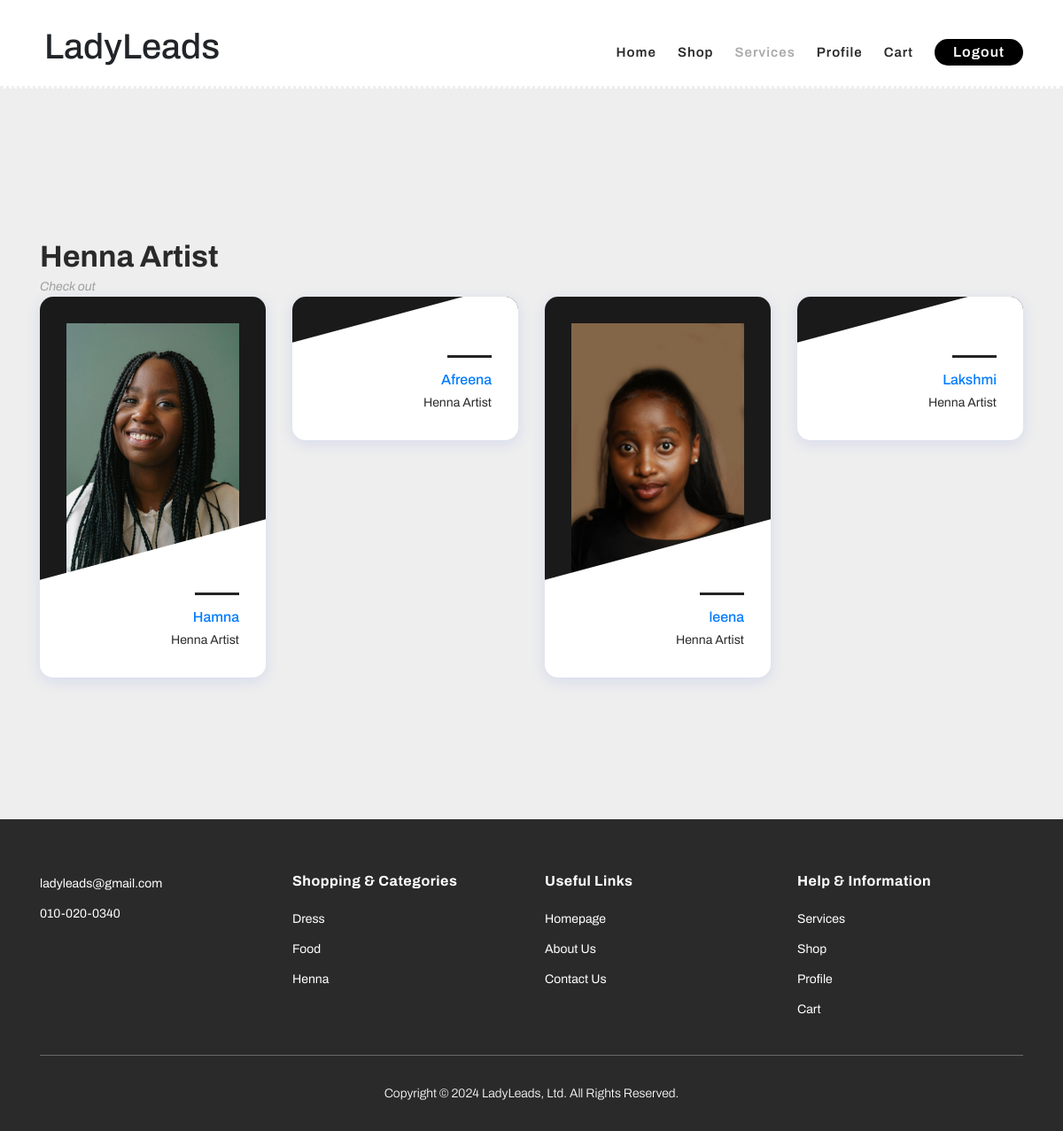
/henna, run on the app's committed database.
### login/models.py (models this page shows)
class EditProfile(models.Model):
    user = models.OneToOneField(User, null=True, on_delete=models.CASCADE)
    job = models.CharField(max_length=15, null=True)
    location = models.CharField(max_length=10, null=True)
    Yearofexp = models.IntegerField(null=True)
    profile_pic = models.ImageField(upload_to='profile_photos/', null=True, blank=True)
    class Meta:
        verbose_name = 'Edit Profile'
        verbose_name_plural = 'Edit Profiles'

### login/views.py (the view)
# urls.py: path('henna', views.henna , name="henna"),
def henna(request):
    profiles = EditProfile.objects.all()
    context = {
        'profiles': profiles,
    }
    return render(request, 'henna.html', context)

### login/templates/henna.html (shortened to what this page needs)
<!DOCTYPE html>
<html lang="en">
<head>
    {% load static %}
    <link rel="stylesheet" type="text/css" href="{% static 'bootstrap.min.css' %}">
    <link rel="stylesheet" type="text/css" href="{% static 'font-awesome.css' %}">
    <link rel="stylesheet" href="{% static 'templatemo-hexashop.css' %}">
    <link rel="stylesheet" href="{% static 'owl-carousel.css' %}">
    <link rel="stylesheet" href="{% static 'lightbox.css' %}">
</head>
<body>
    <header class="header-area header-sticky" style="background-color: #ffffff;">
        <div class="container">
            <div class="row">
                <div class="col-12">
                    <nav class="main-nav">
                        <H1 class="heading">
                            LadyLeads
                        </H1>
                        <ul class="nav">
                            <li class="scroll-to-section"><a href="{% url 'gotohome' %}">Home</a></li>
                            <li class="scroll-to-section"><a href="{% url 'shop'%}">Shop</a></li>
                            <li class="scroll-to-section"><a href="{% url 'services'%}" class="active">Services</a></li>
                            <li class="scroll-to-section"><a href="{% url 'profile'%}">Profile</a></li>
                            <li class="scroll-to-section"><a href="{% url 'cart'%}">Cart</a></li>
                            <li><a href="home">
                                    <button class="signintext">Logout</button>
                                </a></li>
                        </ul>
                    </nav>
                </div>
            </div>
        </div>
    </header>
    <div style="height: 250px;"></div>
    <section class="section" id="henna">
        <div class="container">
            <div class="section-heading">
                <h2>Henna Artist</h2>
                <span>Check out</span>
            </div>
            <div class="row">
                {% for profile in profiles %}
                {% if profile.job == "Henna Artist" %}
                <div class="col-12 col-sm-6 col-lg-3">
                    <a href="apphenna.html">
                    <div class="single_advisor_profile wow fadeInUp" data-wow-delay="0.4s"
                        style="visibility: visible; animation-delay: 0.4s; animation-name: fadeInUp;">
                            <div class="advisor_thumb"><img src="/media/{{ profile.profile_pic }}" alt="">
                            </div>
                            <div class="single_advisor_details_info">
                                    <h6>{{ profile.user }}</h6>
                                    <p class="designation">{{ profile.job }}</p>
                            </div>
                    </div>
                    </a>
                </div>
                {% endif %}
                {% endfor %}
    </section>
    <div style="height: 50px;"></div>
    <footer>
        <div class="container">
            <div class="row">
                <div class="col-lg-3">
                    <div class="first-item">
                        <ul>
                            <li><a href="#">ladyleads@gmail.com</a></li>
                            <li><a href="#">010-020-0340</a></li>
                        </ul>
                    </div>
                </div>
                <div class="col-lg-3">
                    <h4>Shopping &amp; Categories</h4>
                    <ul>
                        <li><a href="#">Dress</a></li>
                        <li><a href="#">Food</a></li>
                        <li><a href="#">Henna</a></li>
                    </ul>
                </div>
                <div class="col-lg-3">
                    <h4>Useful Links</h4>
                    <ul>
                        <li><a href="#">Homepage</a></li>
                        <li><a href="{% url 'about' %}">About Us</a></li>
                        <li><a href="{% url 'contact' %}">Contact Us</a></li>
                    </ul>
                </div>
                <div class="col-lg-3">
                    <h4>Help &amp; Information</h4>
                    <ul>
                        <li><a href="workers">Services</a></li>
                        <li><a href="shop">Shop</a></li>
                        <li><a href="profile">Profile</a></li>
                        <li><a href="cart">Cart</a></li>
                    </ul>
                </div>
                <div class="col-lg-12">
                    <div class="under-footer">
                        <p>Copyright © 2024 LadyLeads, Ltd. All Rights Reserved.</p>
                    </div>
                </div>
            </div>
        </div>
    </footer>
</body>
</html>

### login/static/templatemo-hexashop.css (style rules this page uses)
html, body, div, span, applet, object, iframe, h1, h2, h3, h4, h5, h6, p, blockquote, div pre, a, abbr, acronym, address, big, cite, code, del, dfn, em, font, img, ins, kbd, q, s, samp, small, strike, strong, sub, sup, tt, var, b, u, i, center, dl, dt, dd, ol, ul, li, figure, header, nav, section, article, aside, footer, figcaption { margin: 0; padding: 0; border: 0; outline: 0; }
ul, li { padding: 0; margin: 0; list-style: none; }
header, nav, section, article, aside, footer, hgroup { display: block; }
* { box-sizing: border-box; }
html, body { font-family: 'Poppins', sans-serif; font-weight: 400; background-color: #fff; font-size: 16px; -ms-text-size-adjust: 100%; -webkit-font-smoothing: antialiased; -moz-osx-font-smoothing: grayscale; }
a { text-decoration: none !important; }
h1, h2, h3, h4, h5, h6 { margin-top: 0px; margin-bottom: 0px; }
ul { margin-bottom: 0px; }
p { font-size: 14px; line-height: 25px; color: #2a2a2a; }
html, body { background: #fff; font-family: 'Poppins', sans-serif; }
.section-heading h2 { font-size: 34px; font-weight: 700; color: #2a2a2a; }
.section-heading span { font-size: 14px; color: #a1a1a1; font-style: italic; font-weight: 400; }
.header-area { border-bottom: 3px dotted #eee; box-shadow: none; background-color: #fff; position: absolute; top: 0px; left: 0px; right: 0px; z-index: 100; height: 100px; -webkit-transition: all .5s ease 0s; -moz-transition: all .5s ease 0s; -o-transition: all .5s ease 0s; transition: all .5s ease 0s; }
.header-area .main-nav { min-height: 80px; background: transparent; }
.header-area .main-nav .nav { float: right; margin-top: 30px; margin-right: 0px; background-color: transparent; -webkit-transition: all 0.3s ease 0s; -moz-transition: all 0.3s ease 0s; -o-transition: all 0.3s ease 0s; transition: all 0.3s ease 0s; position: relative; z-index: 999; }
.header-area .main-nav .nav li { padding-left: 15px; padding-right: 15px; }
.header-area .main-nav .nav li:last-child { padding-right: 0px; }
.header-area .main-nav .nav li a { display: block; font-weight: 600; font-size: 15px; color: #2a2a2a; text-transform: capitalize; -webkit-transition: all 0.3s ease 0s; -moz-transition: all 0.3s ease 0s; -o-transition: all 0.3s ease 0s; transition: all 0.3s ease 0s; height: 40px; line-height: 40px; border: transparent; letter-spacing: 1px; }
.header-area .main-nav .nav li a { color: #2a2a2a; }
.header-area .main-nav .nav li:hover a, .header-area .main-nav .nav li a.active { color: #aaa !important; }
.header-area.header-sticky { min-height: 80px; }
.header-area .nav { margin-top: 30px; }
.header-area.header-sticky .nav li a.active { color: #aaa; }
@media (max-width: 1200px) { .header-area .main-nav .nav li { padding-left: 12px; padding-right: 12px; } }
@media (max-width: 1200px) { .header-area .main-nav:before { display: none; } }
@media (min-width: 767px) { .header-area .main-nav .nav { display: flex !important; } }
footer { margin-top: 60px; padding: 60px 0px 30px 0px; background-color: #2a2a2a; }
footer ul li { display: block; margin-bottom: 10px; }
footer ul li a { font-size: 14px; color: #fff; transition: all .3s; }
footer h4 { letter-spacing: 0.5px; font-size: 16px; color: #fff; font-weight: 700; margin-bottom: 20px; }
footer .under-footer { margin-top: 30px; padding-top: 30px; text-align: center; border-top: 1px solid rgba(250, 250, 250, 0.3); }
footer .under-footer p { color: #fff; font-size: 14px; font-weight: 300; }

### data on the page
EditProfile: profile_pic (picture), user "Hamna", job "Henna Artist"
EditProfile: user "Afreena", job "Henna Artist"
EditProfile: profile_pic (picture), user "leena", job "Henna Artist"
EditProfile: user "Lakshmi", job "Henna Artist"
